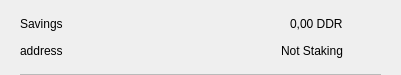
<?xml version="1.0" encoding="UTF-8"?>
<ui version="4.0">
 <class>CSRow</class>
 <widget class="QWidget" name="CSRow">
  <property name="geometry">
   <rect>
    <x>0</x>
    <y>0</y>
    <width>401</width>
    <height>75</height>
   </rect>
  </property>
  <property name="windowTitle">
   <string>Form</string>
  </property>
  <layout class="QVBoxLayout" name="verticalLayout">
   <property name="spacing">
    <number>0</number>
   </property>
   <property name="leftMargin">
    <number>20</number>
   </property>
   <property name="topMargin">
    <number>10</number>
   </property>
   <property name="rightMargin">
    <number>20</number>
   </property>
   <property name="bottomMargin">
    <number>0</number>
   </property>
   <item>
    <widget class="QWidget" name="info" native="true">
     <property name="minimumSize">
      <size>
       <width>0</width>
       <height>0</height>
      </size>
     </property>
     <layout class="QHBoxLayout" name="horizontalLayout_3">
      <property name="leftMargin">
       <number>0</number>
      </property>
      <property name="topMargin">
       <number>0</number>
      </property>
      <property name="rightMargin">
       <number>0</number>
      </property>
      <property name="bottomMargin">
       <number>10</number>
      </property>
      <item>
       <widget class="QWidget" name="container" native="true">
        <property name="minimumSize">
         <size>
          <width>0</width>
          <height>0</height>
         </size>
        </property>
        <layout class="QVBoxLayout" name="verticalLayout_2">
         <property name="spacing">
          <number>0</number>
         </property>
         <property name="leftMargin">
          <number>0</number>
         </property>
         <property name="topMargin">
          <number>0</number>
         </property>
         <property name="rightMargin">
          <number>0</number>
         </property>
         <property name="bottomMargin">
          <number>0</number>
         </property>
         <item>
          <layout class="QHBoxLayout" name="horizontalLayout">
           <item>
            <widget class="QLabel" name="labelName">
             <property name="text">
              <string>Savings</string>
             </property>
            </widget>
           </item>
           <item>
            <spacer name="horizontalSpacer">
             <property name="orientation">
              <enum>Qt::Horizontal</enum>
             </property>
             <property name="sizeHint" stdset="0">
              <size>
               <width>40</width>
               <height>20</height>
              </size>
             </property>
            </spacer>
           </item>
           <item>
            <widget class="QLabel" name="labelAmount">
             <property name="text">
              <string>0,00 DDR</string>
             </property>
            </widget>
           </item>
          </layout>
         </item>
         <item>
          <layout class="QHBoxLayout" name="horizontalLayout_2">
           <item>
            <widget class="QLabel" name="labelAddress">
             <property name="text">
              <string>address</string>
             </property>
            </widget>
           </item>
           <item>
            <spacer name="horizontalSpacer_2">
             <property name="orientation">
              <enum>Qt::Horizontal</enum>
             </property>
             <property name="sizeHint" stdset="0">
              <size>
               <width>40</width>
               <height>20</height>
              </size>
             </property>
            </spacer>
           </item>
           <item>
            <widget class="QLabel" name="labelStaking">
             <property name="text">
              <string>Not Staking</string>
             </property>
            </widget>
           </item>
          </layout>
         </item>
        </layout>
       </widget>
      </item>
      <item alignment="Qt::AlignHCenter|Qt::AlignVCenter">
       <widget class="QPushButton" name="pushButtonMenu">
        <property name="minimumSize">
         <size>
          <width>24</width>
          <height>24</height>
         </size>
        </property>
        <property name="maximumSize">
         <size>
          <width>32</width>
          <height>32</height>
         </size>
        </property>
        <property name="focusPolicy">
         <enum>Qt::NoFocus</enum>
        </property>
        <property name="styleSheet">
         <string notr="true">border:none; background-color:transparent;</string>
        </property>
        <property name="text">
         <string/>
        </property>
        <property name="icon">
         <iconset>
          <normaloff>://ic-menu-hover</normaloff>://ic-menu-hover</iconset>
        </property>
        <property name="iconSize">
         <size>
          <width>24</width>
          <height>24</height>
         </size>
        </property>
       </widget>
      </item>
     </layout>
    </widget>
   </item>
   <item>
    <widget class="QLabel" name="lblDivisory">
     <property name="minimumSize">
      <size>
       <width>0</width>
       <height>1</height>
      </size>
     </property>
     <property name="maximumSize">
      <size>
       <width>16777215</width>
       <height>1</height>
      </size>
     </property>
     <property name="styleSheet">
      <string notr="true">background-color:#bababa;</string>
     </property>
     <property name="text">
      <string/>
     </property>
     <property name="alignment">
      <set>Qt::AlignBottom|Qt::AlignLeading|Qt::AlignLeft</set>
     </property>
    </widget>
   </item>
  </layout>
 </widget>
 <resources/>
 <connections/>
</ui>
